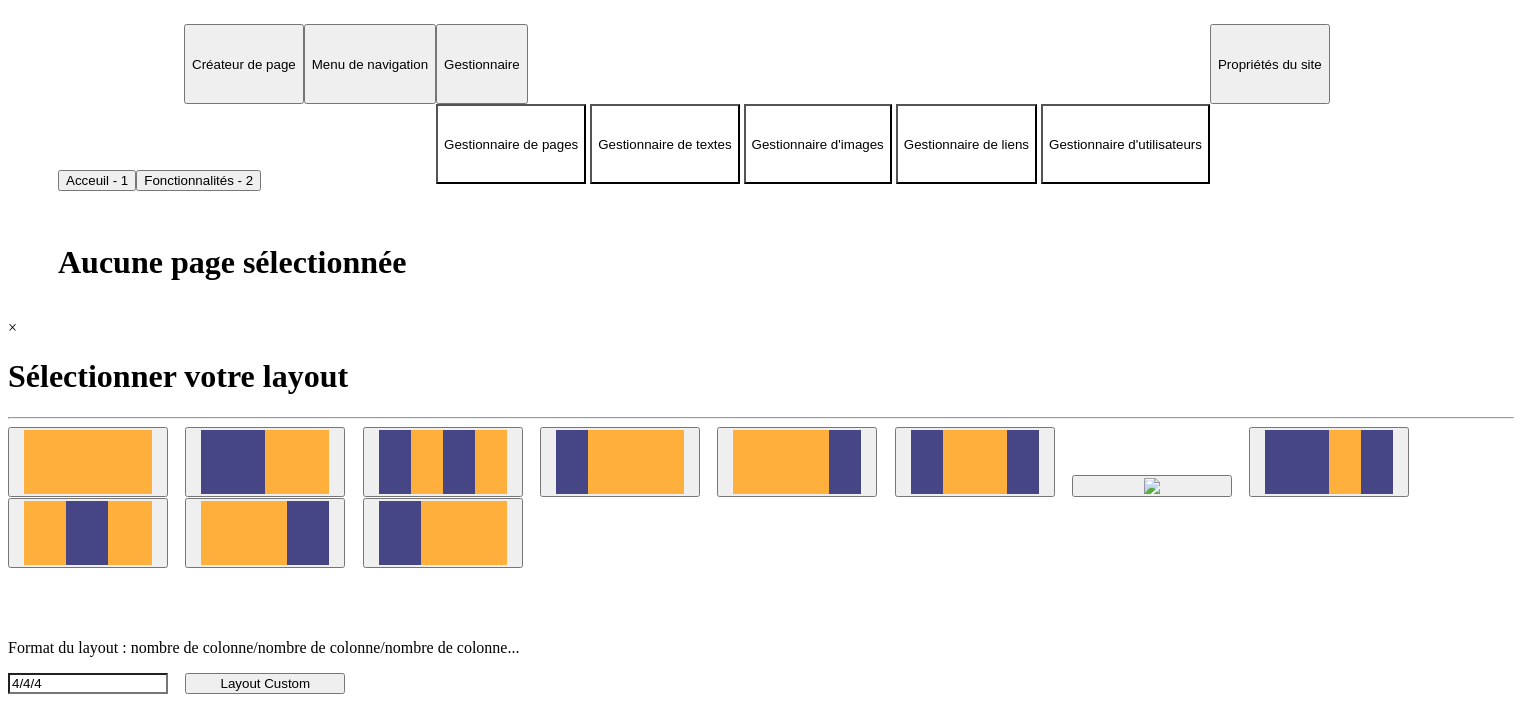
The app's page /editor/editor.php, older data.
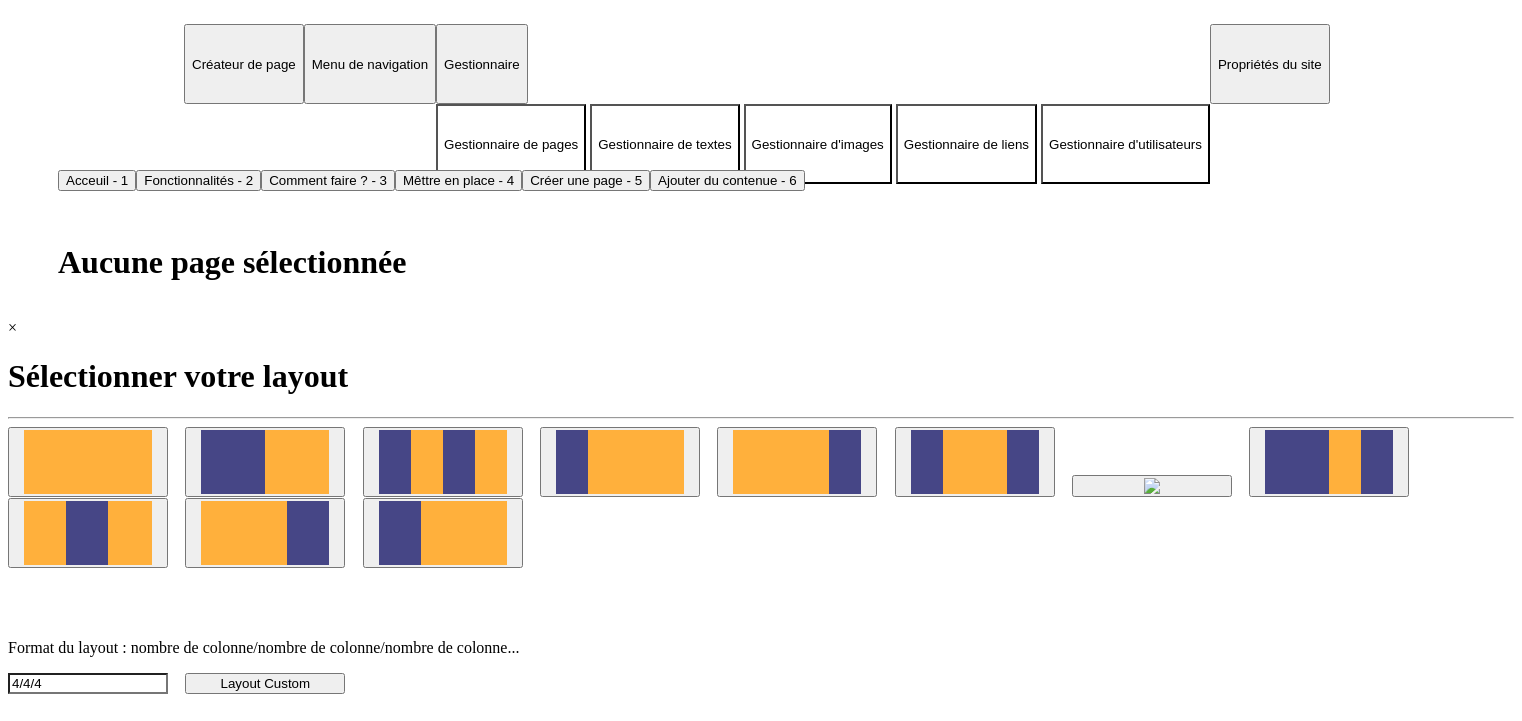
The same page, newer data.
### tables this page shows
CREATE TABLE IF NOT EXISTS `pages` (
  `id` int(10) UNSIGNED NOT NULL AUTO_INCREMENT,
  `titre` varchar(30) DEFAULT NULL,
  `online` int(1) UNSIGNED NOT NULL DEFAULT '0',
  PRIMARY KEY (`id`)
);

### editor/editor.php (the view, shortened to what this page needs)
<?php include("editor/php/EditorHeader.php") ?>
<div class='EditContainer'>
    <div class="row">
        <div class="col-lg-1 col-md-12 webContener">
            <?php
                $req="SELECT * FROM `pages`";
                $res = mysqli_query($BDD,$req);
                while($page = mysqli_fetch_array($res,MYSQLI_ASSOC)){
                    echo "<button class='webLink' onclick='window.location.href=\"index.php?p=editor&page=".$page["id"]."\"'>".$page["titre"]." - ".$page["id"]."</button>";
                }
            ?>
        </div>
        <div class="col-lg-11 webContener">
            <div class="row">
                <div class="col-md-12" id="builder">
                    <?php
                        if(isset($_GET["page"])){
                            if($_GET["page"]!= ""){
                                $_GET["page"] = htmlspecialchars($_GET["page"]);
                                $req = "SELECT count(*) as 'nbr' FROM `pages` WHERE `id` = '".$_GET["page"]."'";
                                $res = mysqli_fetch_array(mysqli_query($BDD,$req),MYSQLI_ASSOC);
                                if($res["nbr"]!= 0){
                                    echo "<h1>Edition page : ".$_GET["page"]."</h1><br>";
                                    $nbr = $_GET["page"];
                                    include("editor/php/function_edit.php");
                                    $req = "SELECT max(`id`) as 'nbr' FROM `conteneurs` WHERE 1";
                                    $LastInsertCont = mysqli_fetch_array(mysqli_query($BDD,$req),MYSQLI_ASSOC);
                                    $req="SELECT MAX(`id`) as 'nbr' FROM `page_conteneurs` WHERE 1";
                                    $LastInsertCP = mysqli_fetch_array(mysqli_query($BDD,$req),MYSQLI_ASSOC);
                                    $req="SELECT MAX(`id`) as 'nbr' FROM `colums` WHERE 1";
                                    $LastInsertColumn = mysqli_fetch_array(mysqli_query($BDD,$req),MYSQLI_ASSOC);
                                    if($LastInsertCont["nbr"] == ""){
                                        $LastInsertCont["nbr"] = 0;
                                    }
                                    if($LastInsertCP["nbr"] == ""){
                                        $LastInsertCP["nbr"] = 0;
                                    }
                                    if($LastInsertColumn["nbr"] == ""){
                                        $LastInsertColumn["nbr"] = 0;
                                    }
                                    $none = false;
                                }else{
                                    include("html/404.html");
                                }
                            }else{
                                include("html/404.html");
                            }
                        }else{
                            echo "<h1>Aucune page sélectionnée</h1>";
                        }
                    ?>
                </div>
            </div>
        </div>
    </div>
</div>
<div id="myModal" class="modal">
    <div class="modal-content">
        <div><span class="close">&times;</span></div>
        <h1>Sélectionner votre layout</h1>
        <hr>
        <div class="row">
            <button class="webLink EditBtnVBig" onclick="addrow('12')" class="col-md-2"><img src="editor/image/12.png"></button>
            <button class="webLink EditBtnVBig" onclick="addrow('6/6')" class="col-md-2"><img src="editor/image/6_6.png"></button>
            <button class="webLink EditBtnVBig" onclick="addrow('3/3/3/3')" class="col-md-2"><img src="editor/image/3_3_3_3.png"></button>
            <button class="webLink EditBtnVBig" onclick="addrow('3/9')" class="col-md-2"><img src="editor/image/3_9.png"></button>
            <button class="webLink EditBtnVBig" onclick="addrow('9/3')" class="col-md-2"><img src="editor/image/9_3.png"></button>
            <button class="webLink EditBtnVBig" onclick="addrow('3/6/3')" class="col-md-2"><img src="editor/image/3_6_3.png"></button>
            <button class="webLink EditBtnVBig" onclick="addrow('3/3/6')" class="col-md-2"><img src="editor/image/3_3_6.png"></button>
            <button class="webLink EditBtnVBig" onclick="addrow('6/3/3')" class="col-md-2"><img src="editor/image/6_3_3.png"></button>
            <button class="webLink EditBtnVBig" onclick="addrow('4/4/4')" class="col-md-2"><img src="editor/image/4_4_4.png"></button>
            <button class="webLink EditBtnVBig" onclick="addrow('8/4')" class="col-md-2"><img src="editor/image/8_4.png"></button>
            <button class="webLink EditBtnVBig" onclick="addrow('4/8')" class="col-md-2"><img src="editor/image/4_8.png"></button>
        </div><br><br><br>
        <div class="row">
            <p class="col-md-12">Format du layout : nombre de colonne/nombre de colonne/nombre de colonne...</p>
            <input id="customLayout" class="webLink EditBtnVBig EditField" value="4/4/4">
            <button class="webLink EditBtnVBig" onclick="addrow('custom')" class="col-md-2">Layout Custom</button>
        </div>
    </div>
</div>

Row changes from the older to the newer data that the page shows:
added pages: titre "Comment faire ?", id "3"
added pages: titre "Mêttre en place", id "4"
added pages: titre "Créer une page", id "5"
added pages: titre "Ajouter du contenue", id "6"
